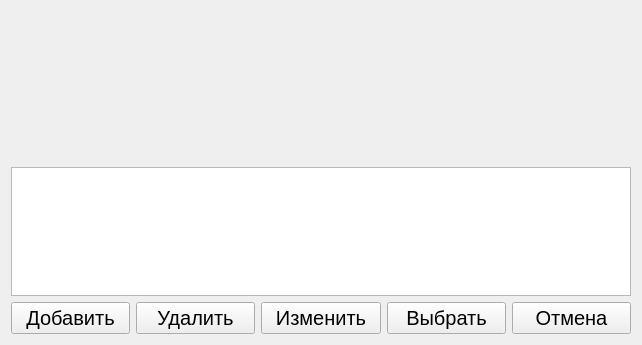
<?xml version="1.0" encoding="UTF-8"?>
<ui version="4.0">
 <class>SelectGraphFrame</class>
 <widget class="QWidget" name="SelectGraphFrame">
  <property name="geometry">
   <rect>
    <x>0</x>
    <y>0</y>
    <width>642</width>
    <height>345</height>
   </rect>
  </property>
  <property name="font">
   <font>
    <pointsize>15</pointsize>
   </font>
  </property>
  <property name="windowTitle">
   <string>Form</string>
  </property>
  <layout class="QGridLayout" name="gridLayout">
   <item row="0" column="0" colspan="5">
    <widget class="QCustomPlot" name="widget" native="true">
     <property name="minimumSize">
      <size>
       <width>0</width>
       <height>150</height>
      </size>
     </property>
    </widget>
   </item>
   <item row="2" column="0">
    <widget class="QPushButton" name="pushButton">
     <property name="text">
      <string>Добавить</string>
     </property>
    </widget>
   </item>
   <item row="2" column="1">
    <widget class="QPushButton" name="pushButton_2">
     <property name="text">
      <string>Удалить</string>
     </property>
    </widget>
   </item>
   <item row="2" column="2">
    <widget class="QPushButton" name="pushButton_3">
     <property name="text">
      <string>Изменить</string>
     </property>
    </widget>
   </item>
   <item row="2" column="3">
    <widget class="QPushButton" name="pushButton_4">
     <property name="text">
      <string>Выбрать</string>
     </property>
    </widget>
   </item>
   <item row="2" column="4">
    <widget class="QPushButton" name="pushButton_5">
     <property name="text">
      <string>Отмена</string>
     </property>
    </widget>
   </item>
   <item row="1" column="0" colspan="5">
    <widget class="QListView" name="listView"/>
   </item>
  </layout>
 </widget>
 <customwidgets>
  <customwidget>
   <class>QCustomPlot</class>
   <extends>QWidget</extends>
   <header location="global">Controls/QCustomPlot.h</header>
   <container>1</container>
  </customwidget>
 </customwidgets>
 <resources/>
 <connections/>
</ui>
